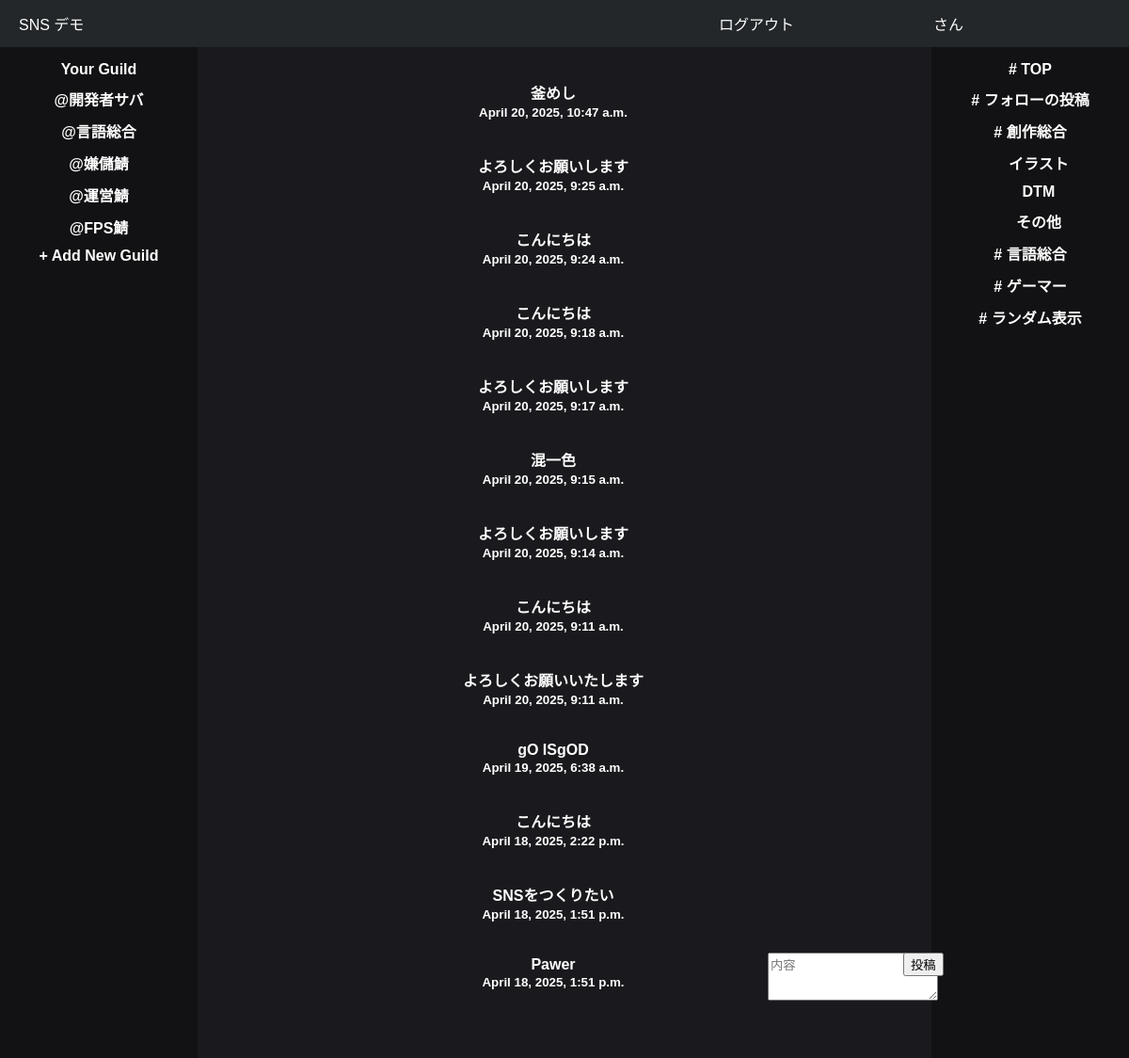
The page / on the database its author committed.
### board/models.py (models this page shows, shortened)
class Post(models.Model):
    content = models.TextField()
    created_at = models.DateTimeField(auto_now_add=True)
    user = models.ForeignKey(User, on_delete=models.CASCADE)

### board/views.py (the view)
# urls.py: path('', views.post_list, name='post_list'),
def post_list(request):
    posts = Post.objects.all().order_by('-created_at')
    return render(request, 'board/post_list.html', {'posts': posts})

### board/templates/board/post_list.html (shortened to what this page needs)
<!DOCTYPE html>
<html lang="ja">
<head>
</head>
<body>
    <div class="main-content">
        <div class="header"><a class="tii">SNS デモ  </a>
               <a class="logout"  onclick="window.location.href='/accounts/logout/';">ログアウト</a>
               <a class = "username">
               {{request.user.username}}さん
               </a>
             </div>
        <div class="chat-area">
            <form method="post" action="{% url 'post_create' %}">
                <textarea class="Area" name="content" rows="3" placeholder="内容" required></textarea>
                <button type="submit" class="submit">投稿</button>
            </form>
            <ul>
                {% for post in posts %}
                    <li class="message">
                     <strong class="message">
                        {{ post.content }}<br>
                        <small class="time">{{ post.created_at }}</small>
                        </li>
                        <br><br>
                {% endfor %}
            </ul>
        </div>
    </div>
    <a href="{% url 'post_create' %}" class="KA">新規投稿</a>
    <div class="sidebar">
        <div class="channel"># TOP</div>
        <div class="channel"># フォローの投稿</div>
        <div class="channel"># 創作総合</div>
        <div class="channel">&nbsp;&nbsp;&nbsp;&nbsp;イラスト</div>
        <div class="channel">&nbsp;&nbsp;&nbsp;&nbsp;DTM</div>
        <div class="channel">&nbsp;&nbsp;&nbsp;&nbsp;その他</div>
        <div class="channel"># 言語総合</div>
        <div class="channel"># ゲーマー</div>
        <div class="channel"># ランダム表示</div>
    </div>
    <div class="left-side">
        <div class="channel">Your Guild</div>
        <div class="channel">@開発者サバ</div>
        <div class="channel">@言語総合</div>
        <div class="channel">@嫌儲鯖</div>
        <div class="channel">@運営鯖</div>
        <div class="channel"  onclick="window.location.href='https://google.com';">@FPS鯖</a></div>
        <div class="channel">+ Add New Guild</div>
    </div>
    <div class="buzz">
        <div class="buzzTx">バズってる</div>
        <div class="buzzTx">Music:</div>
        <div class="buzzTx">HardBassJinja &nbsp;&nbsp;▶</div>
        <div class="buzzTx">Picture</div>
    </div>
</body>
</html>

### board/templates/board/post_list.html (style rules this page uses)
body { margin: 0; font-family: Arial, sans-serif; display: flex; height: 100vh; color: white; flex-direction: row; }
.logout { position: absolute; z-index: 101; margin-left: 60%; }
.username { position: absolute; z-index: 101; left : 80%; }
.Area { position: fixed; z-index: 100; top: 90%; left: 68%; }
.submit { position: fixed; z-index: 100; top: 90%; left: 80%; }
.sidebar { position: fixed; top: 50px; right: 0; height: calc(100vh - 50px); width: 15%; background-color: #121214; display: flex; flex-direction: column; padding: 15px; z-index: 10; }
.message { text-align: center; }
.time { text-align: center; margin-bottom: 4%; }
.channel { margin-bottom: 10px; cursor: pointer; }
.header { height: 50px; width: 100%; background-color: #23272a; display: flex; align-items: center; left: 0; padding: 0 20px; z-index: 10; position: fixed; }
.chat-area { margin-top: 50px; flex: 1; background-color: #1A1A1E; padding: 20px; overflow-y: auto; }
.main-content { flex-direction: column; }
.main-content { flex: 1; display: flex; flex-direction: column; background-color: #1A1A1E; }
.left-side { position: fixed; top: 50px; left: 0; height: calc(100vh - 50px); width: 15%; background-color: #121214; display: flex; flex-direction: column; padding: 15px; z-index: 10; }
.buzz { height: calc(100vh - 50px); border-radius: 6px; background: #393A41; position: fixed; top: 60%; right: 1%; left: 84%; padding: 15px; color: rgb(38, 137, 170); margin-bottom: 60px; }
.buzzTx { margin-bottom: 30px; background-color: #393A41; }

### rows shown on the page
Post: content "釜めし", created_at "April 20, 2025, 10:47 a.m."
Post: content "よろしくお願いします", created_at "April 20, 2025, 9:25 a.m."
Post: content "こんにちは", created_at "April 20, 2025, 9:24 a.m."
Post: content "こんにちは", created_at "April 20, 2025, 9:18 a.m."
Post: content "よろしくお願いします", created_at "April 20, 2025, 9:17 a.m."
Post: content "混一色", created_at "April 20, 2025, 9:15 a.m."
Post: content "よろしくお願いします", created_at "April 20, 2025, 9:14 a.m."
Post: content "こんにちは", created_at "April 20, 2025, 9:11 a.m."
Post: content "よろしくお願いいたします", created_at "April 20, 2025, 9:11 a.m."
Post: content "gO ISgOD", created_at "April 19, 2025, 6:38 a.m."
Post: content "こんにちは", created_at "April 18, 2025, 2:22 p.m."
Post: content "SNSをつくりたい", created_at "April 18, 2025, 1:51 p.m."
Post: content "Pawer", created_at "April 18, 2025, 1:51 p.m."
